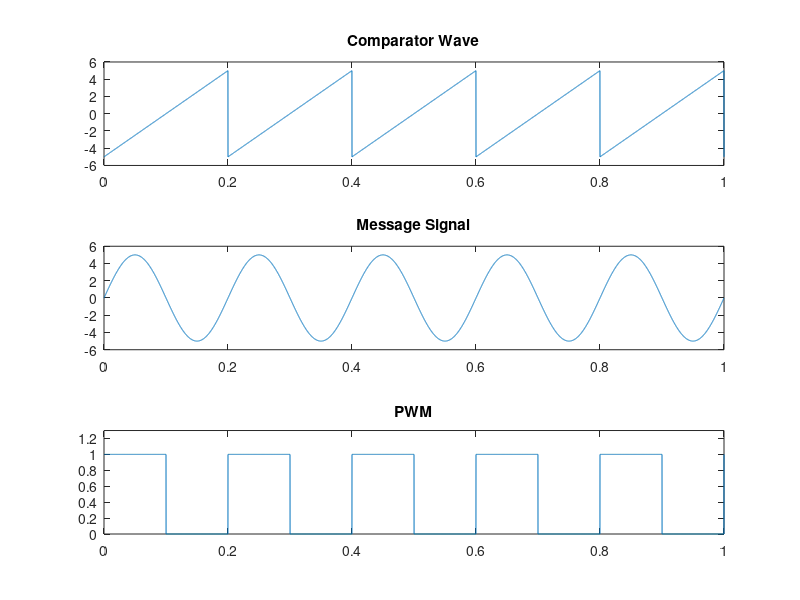

The MATLAB script that drew this image:
fm=input('Message frequency:');
fs=input('Carrier Sawtooth frequency:');

a=input('Enter Amplitude of Message:');
b=input('Enter Amplitude of carrier:');

t=0:0.0001:1; %sampling rate of 10kHz

stooth=b.*sawtooth(2*pi*fs*t); %generating a sawtooth wave
%to make the two non zero lobes of pwm not to overlap the amplitude of
%sawtooth wave must be atleast more than a bit to the message amplitude

subplot(3,1,1);
plot(t,stooth); % plotting the sawtooth wave
title('Comparator Wave');

msg=a.*sin(2*pi*fm*t); %generating message wave
subplot(3,1,2);
plot(t,msg); %plotting the sine message wave
title('Message Signal');


for i=1:length(stooth)
if (msg(i)>=stooth(i))
    pwm(i)=1; %is message signal amplitude at i th sample is greater than
    %sawtooth wave amplitude at i th sample
else
    pwm(i)=0;
end
end

subplot(3,1,3);
plot(t,pwm);
title('PWM');
axis([0 1 0 1.3]); %to keep the pwm visible during plotting.
